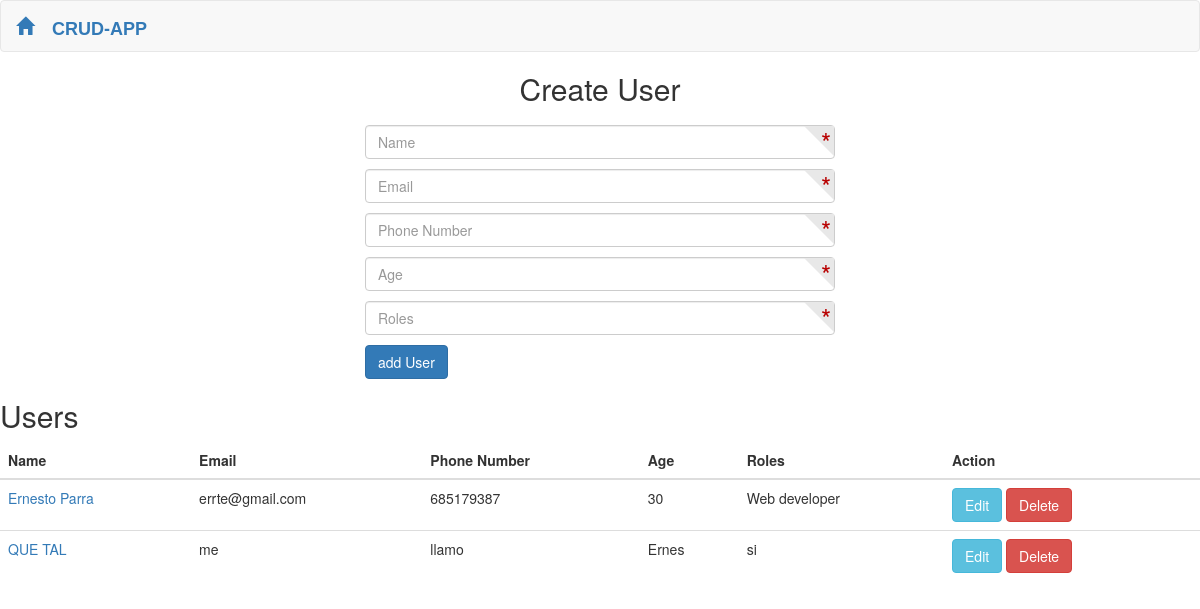
The page / on the database its author committed.
### tables this page shows
CREATE TABLE `users_data` (
  `user_id` int(10) NOT NULL,
  `name` varchar(30) NOT NULL,
  `email` varchar(200) NOT NULL,
  `phone_number` varchar(50) NOT NULL,
  `age` varchar(5) NOT NULL,
  `assoc_roles` varchar(1000) NOT NULL
);

### application/controllers/crud.php (called while the page is built, shortened)
<?php
class Crud extends CI_Controller
{
	function index()
	{
		$data = array();
		if($query = $this->crud_model->get_user())
		{
			$data['users'] = $query;
		}
		$this->load->view('options_view', $data);
	}
}
?>

### index.php (called while the page is built, shortened)
<?php
require_once BASEPATH.'core/CodeIgniter.php';

### application/models/crud_model.php (called while the page is built, shortened)
<?php
class Crud_model extends CI_Model {
	function get_user()
	{
		$query = $this->db->get('users_data');
		return $query->result();
	}
}
?>

### application/views/options_view.php (the view, shortened to what this page needs)
<!DOCTYPE html>
<html>
<head>
	<link rel="stylesheet" href="http://localhost/ci-crud/stylesheets/styles.css">
	<link rel="stylesheet" href="<?php echo base_url("assets/css/bootstrap.css"); ?>" />
</head>
<body>
	<?php include('header.php');?>
	<h2 class="createTitle">Create User</h2>
	<?php echo form_open('crud/create_user');?>
	<div class="addForm container">
	    <form role="form" style="width:400px; margin: 0 auto;">
	        <div class="required-field-block">
	            <input type="text" placeholder="Name" name='name' id='name' class="form-control">
	            <div class="required-icon">
	                <div class="text">*</div>
	            </div>
	        </div>
	        <div class="required-field-block">
	            <input type="text" placeholder="Email" name='email' id='email' class="form-control">
	            <div class="required-icon">
	                <div class="text">*</div>
	            </div>
	        </div>
	        <div class="required-field-block">
	            <input type="text" placeholder="Phone Number" name='phone_number' id='phone_number' class="form-control">
	            <div class="required-icon">
	                <div class="text">*</div>
	            </div>
	        </div>
	        <div class="required-field-block">
	            <input type="text" placeholder="Age" name='age' id='age' class="form-control">
	            <div class="required-icon">
	                <div class="text">*</div>
	            </div>
	        </div>
	        <div class="required-field-block">
	            <input type="text" placeholder="Roles" name='assoc_roles' id='assoc_roles' class="form-control">
	            <div class="required-icon">
	                <div class="text">*</div>
	            </div>
	        </div>
	        <button type="submit" value="submit" class="submit create btn btn-primary">add User</button>
	    </form>
	</div>
	<?php echo form_close(); ?>
	<h2 class="usersTitle">Users</h2>
	<table class="table">
		<thead class="tableHead">
			<th>Name</th>
			<th>Email</th>
			<th>Phone Number</th>
			<th>Age</th>
			<th>Roles</th>
			<th>Action</th>
		</thead>
		<tbody class="tableBody">
			<?php if(isset($users)) : foreach($users as $row) : ?>
				<tr>
					<td><?php echo anchor("crud/delete/$row->user_id", $row->name); ?></td>
					<td><?php echo $row->email; ?></td>
					<td><?php echo $row->phone_number; ?></td>
					<td><?php echo $row->age; ?></td>
					<td><?php echo $row->assoc_roles; ?></td>
					<td>
						<a class="editButton btn btn-info" href="<?php echo base_url('index.php/crud/edit/'.$row->user_id); ?>">Edit</a>
						<a class="deleteButton btn btn-danger" href="<?php echo base_url('index.php/crud/delete/'.$row->user_id); ?>" onclick="return confirm('are your sure?')">Delete</a>
					</td>
				</tr>
			<?php endforeach ; ?>
			<?php else : ?>
			<h2>No records were returned</h2>
			<?php endif; ?>
		</tbody>
	</table>
</body>
</html>

### application/views/header.php (shortened to what this page needs)
<nav class="navbar navbar-default">
  <div class="container-fluid">
    <div class="navbar-header">
      <a class="navbar-brand">
      	<div class="header">
      		<span class="glyphicon glyphicon-home" aria-hidden="true"> <strong class="title">CRUD-APP</strong></span>
      	</div>
      </a>
    </div>
  </div>
</nav>

### stylesheets/styles.css (style rules this page uses)
h2.createTitle { text-align: center; }
div > input { margin-top:10px; }
button.submit { margin-top:10px; }
div.addForm { width: 500px; }
.required-field-block { position: relative; }
.required-field-block .required-icon { display: inline-block; vertical-align: middle; margin: -0.25em 0.25em 0em; background-color: #E8E8E8; border-color: #E8E8E8; padding: 0.5em 0.8em; color: rgba(0, 0, 0, 0.65); text-transform: uppercase; font-weight: normal; border-radius: 0.325em; -webkit-box-sizing: border-box; -moz-box-sizing: border-box; -ms-box-sizing: border-box; box-sizing: border-box; -webkit-transition: background 0.1s linear; -moz-transition: background 0.1s linear; transition: background 0.1s linear; font-size: 75%; }
.required-field-block .required-icon { background-color: transparent; position: absolute; top: 0em; right: 0em; z-index: 10; margin: 0em; width: 30px; height: 30px; padding: 0em; text-align: center; -webkit-transition: color 0.2s ease; -moz-transition: color 0.2s ease; transition: color 0.2s ease; }
.required-field-block .required-icon:after { position: absolute; content: ""; right: 1px; top: 1px; z-index: -1; width: 0em; height: 0em; border-top: 0em solid transparent; border-right: 30px solid transparent; border-bottom: 30px solid transparent; border-left: 0em solid transparent; border-right-color: inherit; -webkit-transition: border-color 0.2s ease; -moz-transition: border-color 0.2s ease; transition: border-color 0.2s ease; }
.required-field-block .required-icon .text { color: #B80000; font-size: 26px; margin: -3px 0 0 12px; }

### application/views/header.php (style rules this page uses)
.glyphicon.glyphicon-home { color:#337ab7; }
strong.title { font-family: sans-serif; }

### rows shown on the page
users_data: anchor("crud/delete/$row->user_id", $row->name) "Ernesto Parra", email "errte@gmail.com", phone_number "685179387", age "30", assoc_roles "Web developer"
users_data: anchor("crud/delete/$row->user_id", $row->name) "QUE TAL", email "me", phone_number "llamo", age "Ernes", assoc_roles "si"
